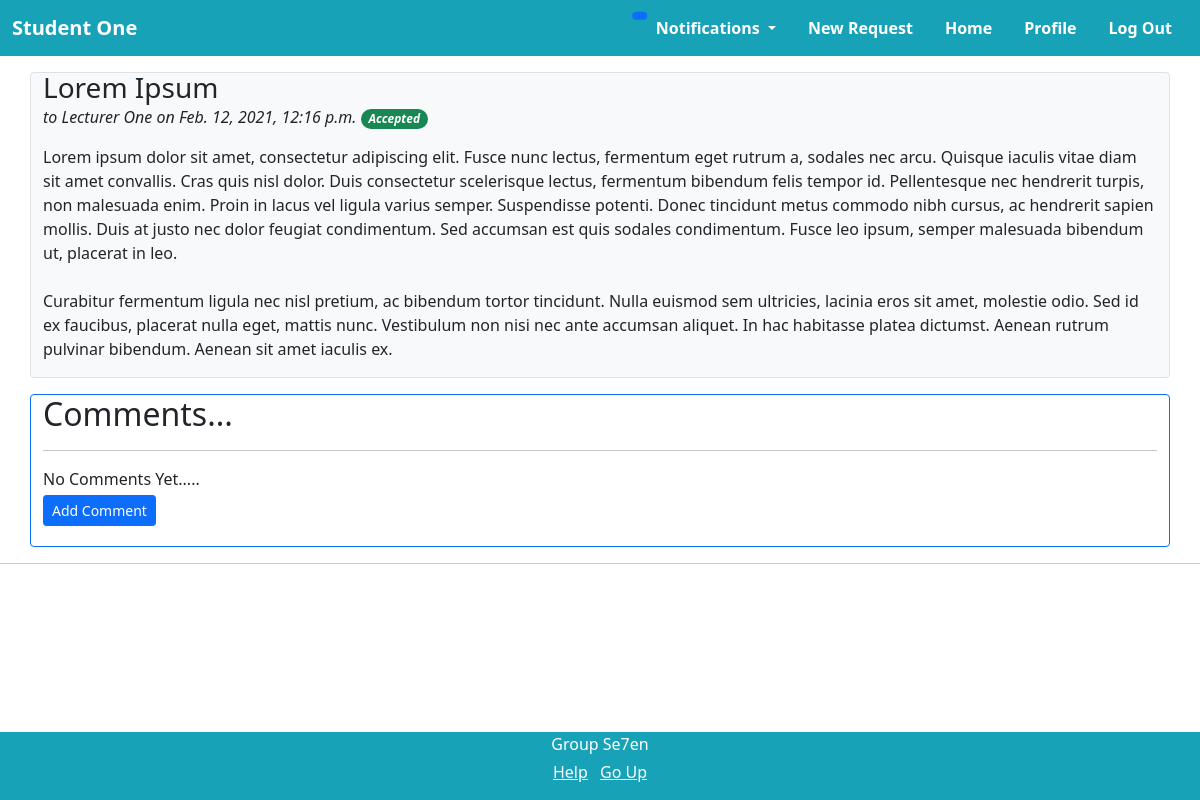
The app's page /requester/request/2/ (signed in) with its own data.
### users/models.py (models this page shows, shortened)
class CustomUser(AbstractUser):
    username = None
    email = models.EmailField(_('email address'), unique=True)
    USERNAME_FIELD = 'email'
    REQUIRED_FIELDS = []
    objects = CustomUserManager()
    def __str__(self):
        if (self.groups.filter(name='Lecturer').exists()):
            return self.lecturerprofile.firstName + " " + self.lecturerprofile.lastName
        elif (self.groups.filter(name='Student').exists()):
            return self.studentprofile.firstName + " " + self.studentprofile.lastName
        else:
            return ""

class Profile(models.Model):
    firstName = models.CharField(max_length=50, verbose_name="First Name")
    lastName = models.CharField(max_length=50, verbose_name="Last Name")
    image = models.ImageField(default='defaultDP.jpg', upload_to='profile_pics', verbose_name="Profile Picture")
    class Meta:
        abstract = True

class StudentProfile(Profile):
    DEPARTMENT_CHOICES = [
    ('EN', 'ENTC'),
    ('CS', 'CSE'),
    ('BM', 'BM'),
    ('ME', 'ME'),
    ('MT', 'MT'),
    ('CH', 'CH'),
    ('EE', 'EE'),
    ('CE', 'CE')
    ]
    user = models.OneToOneField(CustomUser, on_delete=models.CASCADE, related_name="studentprofile")
    indexNo = models.CharField(max_length=7, verbose_name="Index Number")
    department = models.CharField(max_length=2, choices=DEPARTMENT_CHOICES, verbose_name="Department")
    contactNo = models.CharField(max_length=10, verbose_name="Contact Number")

class LecturerProfile(Profile):
    DEPARTMENT_CHOICES = [
    ('EN', 'ENTC'),
    ('CS', 'CSE'),
    ('BM', 'BM'),
    ('ME', 'ME'),
    ('MT', 'MT'),
    ('CH', 'CH'),
    ('EE', 'EE'),
    ('CE', 'CE'),
    ('MA', 'MA')
    ]
    user = models.OneToOneField(CustomUser, on_delete=models.CASCADE, related_name="lecturerprofile")
    department = models.CharField(max_length=2, choices=DEPARTMENT_CHOICES, verbose_name="Department")

### requester/models.py (models this page shows, shortened)
class StudentRequest(models.Model):
    TYPE_CHOICES = [
        ('SD', 'Extending Deadline'),
        ('LR', 'Leave Request'),
        ('RL', 'Rescheduling of a Lecture'),
        ('MR', 'Miscellaneous Request')
    ]
    ACCEPT_STATUS = [
        ('PN', 'Pending'),
        ('AC', 'Accepted'),
        ('RJ', 'Rejected')
    ]
    requestType = models.CharField(max_length=2, choices=TYPE_CHOICES,  verbose_name="Type of the request")
    title = models.CharField(max_length=100, verbose_name="Request Title")
    content = models.TextField(verbose_name="Request Content")
    date_posted = models.DateTimeField(default=timezone.now)
    author = models.ForeignKey(CustomUser, related_name="student_requests", on_delete=models.CASCADE, limit_choices_to={'groups__name': 'Student'})
    reciever = models.ForeignKey(CustomUser, related_name="lecturer_requests", on_delete=models.CASCADE,  verbose_name="Reciever", limit_choices_to={'groups__name': 'Lecturer'})
    accept_status = models.CharField(max_length=2, choices=ACCEPT_STATUS, default='PN')
    attachments = models.FileField(upload_to="request_attachments", verbose_name="Attachments", blank=True ,null=True)

### requester/views.py (the view)
# urls.py: path('request/<int:pk>/', RequestDetailView.as_view(), name='request-detail'),# url to request detail page
class RequestDetailView(LoginRequiredMixin, DetailView):
  model = StudentRequest
  context_object_name = 'StudentRequests'
  def get_template_names(self):
    if self.request.user.groups.filter(name='Lecturer').exists():
      return ['requester/lecturer_requestdetail.html']
    elif self.request.user.groups.filter(name='Student').exists():
      return ['requester/student_requestdetail.html']

### requester/templates/requester/Student_requestdetail.html (shortened to what this page needs)
{% extends "requester/base.html" %}
{% block content %}
    <div class="container bg-light border rounded m-3 mx-auto">
        <h3 class="lh-1">{{ object.title }}</h3>
        <p class="fw-light fst-italic lh-1">to {{ object.reciever }} on {{object.date_posted}}
          {% if object.accept_status == 'PN' %}
            <span class="badge rounded-pill bg-secondary">Pending</span>
          {% elif object.accept_status == 'AC' %}
            <span class="badge rounded-pill bg-success">Accepted</span>
          {% else %}
            <span class="badge rounded-pill bg-danger">Rejected</span>
          {% endif %}
        </p>
        <p>{{ object.content|linebreaksbr }}</p>
    </div>
    <div class="container border border-primary rounded m-3 mx-auto">
      <h2>Comments...</h2>
      <hr>
      {% if not object.comments.all %}
        No Comments Yet.....
      {% endif %}
      <p><a class="btn btn-primary btn-sm mt-1 mb-1" href="{% url 'request-addcomment' pk=object.id %}">Add Comment</a></p>
    </div>
{% endblock content %}

### requester/templates/requester/base.html (shortened to what this page needs)
{% load notifications_tags %}
{% load static %}
<!doctype html>
<html lang="en">
  <head>
    <link href="https://cdn.jsdelivr.net/npm/bootstrap@5.0.0-beta1/dist/css/bootstrap.min.css" rel="stylesheet">
    <link rel="stylesheet" href="https://cdnjs.cloudflare.com/ajax/libs/font-awesome/4.7.0/css/font-awesome.min.css">
  </head>
  <body class="pt-5">
    <nav class="navbar fixed-top navbar-expand-sm navbar-dark">
      <div class="container-fluid">
        <a class="navbar-brand fw-bold text-white" href="{% url 'requester-home' %}">
            {{ user }}
        </a>
        <div class="collapse navbar-collapse justify-content-end" id="navbarSupportedContent">
          <ul class="nav fw-bold text-white">
            <li class="nav-item dropdown">
              <a class="nav-link dropdown-toggle text-reset text-white" href="#" id="navbarDropdown" role="button" data-bs-toggle="dropdown" aria-expanded="false">
                Notifications
                <span class="position-absolute top-1 start-0 translate-middle badge rounded-pill bg-primary">
                </span>
              </a>
            </li>
            {% ifequal user.groups.all.0|stringformat:"s" 'Student' %}
            <li class="nav-item">
              <a class="nav-link text-reset" href="{% url 'request-create' %}">New Request</a>
            </li>
            {% endifequal %}
            <li class="nav-item">
              <a class="nav-link text-reset" href="{% url 'requester-home' %}">Home</a>
            </li>
            <li class="nav-item">
              <a class="nav-link text-reset" href="{% url 'profile' %}" tabindex="-1" aria-disabled="true">Profile</a>
            </li>
            <li class="nav-item">
              <a class="nav-link text-reset" href="{% url 'logout' %}">Log Out</a>
            </li>
          </ul>
        </div>
      </div>
    </nav>
    <div class="container-fluid background pt-2">
        {% block content %}{% endblock %}
    </div>
    <hr>
    <div class="mt-4 container-fluid footer text-center fixed-bottom">
      <p class="mb-1 text-white">Group Se7en</p>
      <ul class="list-inline text-white">
        <li class="list-inline-item"><a class="text-reset" href="#">Help</a></li>
        <li class="list-inline-item"><a class="text-reset" href="#">Go Up</a></li>
      </ul>
    </div>
  </body>
</html>

### requester/templates/requester/base.html (style rules this page uses)
.navbar { background-color: #17a2b8; }
.footer { background-color: #17a2b8; }
.background { background-color: #ffffff; }

### records on screen
CustomUser: id.lastName "Student One"
StudentRequest: title "Lorem Ipsum", reciever "Lecturer One", date_posted "Feb. 12, 2021, 12:16 p.m.", content "Lorem ipsum dolor sit amet, consectetur adipiscing elit. Fusce nunc lectus, fermentum eget rutrum a, sodales nec arcu. Quisque iaculis vitae diam sit amet convallis. Cras quis nisl dolor. Duis consectetur scelerisque lectus, fermentum bibendum felis tempor id. Pellentesque nec hendrerit turpis, non malesuada enim. Proin in lacus vel ligula varius semper. Suspendisse potenti. Donec tincidunt metus commodo nibh cursus, ac hendrerit sapien mollis. Duis at justo nec dolor feugiat condimentum. Sed accumsan est quis sodales condimentum. Fusce leo ipsum, semper malesuada bibendum ut, placerat in leo. Curabitur fermentum ligula nec nisl pretium, ac bibendum tortor tincidunt. Nulla euismod sem…"
